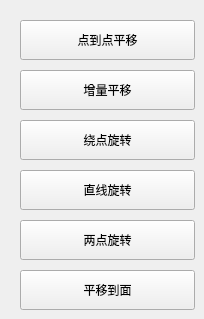
    <widget class="QWidget" name="page_1">
     <widget class="QPushButton" name="pushButton">
      <property name="geometry">
       <rect>
        <x>20</x>
        <y>20</y>
        <width>175</width>
        <height>40</height>
       </rect>
      </property>
      <property name="text">
       <string>点到点平移</string>
      </property>
     </widget>
     <widget class="QPushButton" name="pushButton_2">
      <property name="geometry">
       <rect>
        <x>20</x>
        <y>70</y>
        <width>175</width>
        <height>40</height>
       </rect>
      </property>
      <property name="text">
       <string>增量平移</string>
      </property>
     </widget>
     <widget class="QPushButton" name="pushButton_7">
      <property name="geometry">
       <rect>
        <x>20</x>
        <y>120</y>
        <width>175</width>
        <height>40</height>
       </rect>
      </property>
      <property name="text">
       <string>绕点旋转</string>
      </property>
     </widget>
     <widget class="QPushButton" name="pushButton_10">
      <property name="geometry">
       <rect>
        <x>20</x>
        <y>170</y>
        <width>175</width>
        <height>40</height>
       </rect>
      </property>
      <property name="text">
       <string>直线旋转</string>
      </property>
     </widget>
     <widget class="QPushButton" name="pushButton_11">
      <property name="geometry">
       <rect>
        <x>20</x>
        <y>220</y>
        <width>175</width>
        <height>40</height>
       </rect>
      </property>
      <property name="text">
       <string>两点旋转</string>
      </property>
     </widget>
     <widget class="QPushButton" name="pushButton_16">
      <property name="geometry">
       <rect>
        <x>20</x>
        <y>270</y>
        <width>175</width>
        <height>40</height>
       </rect>
      </property>
      <property name="text">
       <string>平移到面</string>
      </property>
     </widget>
    </widget>
